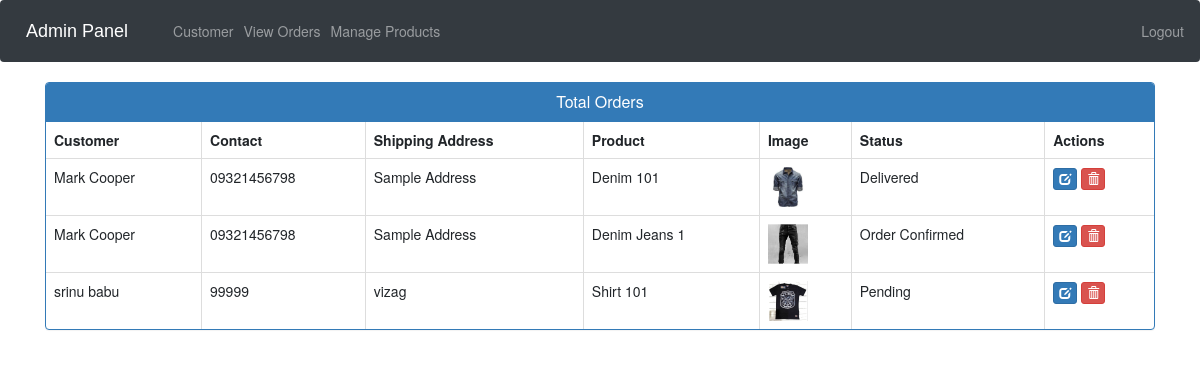
The page /admin-view-booking (signed in) on the database its author committed.
### ecom/models.py (models this page shows, shortened)
class Customer(models.Model):
    user=models.OneToOneField(User,on_delete=models.CASCADE)
    profile_pic= models.ImageField(upload_to='profile_pic/CustomerProfilePic/',null=True,blank=True)
    address = models.CharField(max_length=40)
    mobile = models.CharField(max_length=20,null=False)
    @property
    def get_name(self):
        return self.user.first_name+" "+self.user.last_name

class Orders(models.Model):
    STATUS =(
        ('Pending','Pending'),
        ('Order Confirmed','Order Confirmed'),
        ('Out for Delivery','Out for Delivery'),
        ('Delivered','Delivered'),
    )
    customer=models.ForeignKey('Customer', on_delete=models.CASCADE,null=True)
    product=models.ForeignKey('Product',on_delete=models.CASCADE,null=True)
    email = models.CharField(max_length=50,null=True)
    address = models.CharField(max_length=500,null=True)
    mobile = models.CharField(max_length=20,null=True)
    order_date= models.DateField(auto_now_add=True,null=True)
    status=models.CharField(max_length=50,null=True,choices=STATUS)

class Product(models.Model):
    name=models.CharField(max_length=40)
    product_image= models.ImageField(upload_to='product_image/',null=True,blank=True)
    price = models.PositiveIntegerField()
    description=models.CharField(max_length=40)

### ecom/views.py (the view)
# urls.py: path('admin-view-booking', views.admin_view_booking_view,name='admin-view-booking'),
@login_required(login_url='adminlogin')
def admin_view_booking_view(request):
    orders=models.Orders.objects.all()
    ordered_products=[]
    ordered_bys=[]
    for order in orders:
        ordered_product=models.Product.objects.all().filter(id=order.product.id)
        ordered_by=models.Customer.objects.all().filter(id = order.customer.id)
        ordered_products.append(ordered_product)
        ordered_bys.append(ordered_by)
    return render(request,'ecom/admin_view_booking.html',{'data':zip(ordered_products,ordered_bys,orders)})

### templates/ecom/admin_view_booking.html (shortened to what this page needs)
{% extends 'ecom/admin_base.html' %}
{% load static %}
{% block content %}
<head>
  <link href="//netdna.bootstrapcdn.com/bootstrap/3.0.0/css/bootstrap.min.css" rel="stylesheet" id="bootstrap-css">
</head>
<div class="container">
  <div class="panel panel-primary">
    <div class="panel-heading">
      <h6 class="panel-title">Total Orders</h6>
    </div>
    <table class="table table-hover table-bordered" id="dev-table">
      <thead>
        <tr>
          <th>Customer</th>
          <th>Contact</th>
          <th>Shipping Address</th>
          <th>Product</th>
          <th>Image</th>
          <th>Status</th>
          <th>Actions</th>
        </tr>
      </thead>
      {% for product,customer,order in data %}
      <tr>
        {% for c in customer %}
        <td> {{c.get_name}}</td>
        <td>{{c.mobile}}</td>
        <td>{{order.address}}</td>
        {% endfor %}
        {% for p in product %}
        <td> {{p.name}}</td>
        <td> <img src="{% static p.product_image.url %}" alt="Profile Pic" height="40px" width="40px" /></td>
        <td>{{order.status}}</td>
        <td><a class="btn btn-primary btn-xs" href="{% url 'update-order' order.id  %}"><span class="glyphicon glyphicon-edit"></span></a>
        <a class="btn btn-danger btn-xs" href="{% url 'delete-order' order.id  %}"><span class="glyphicon glyphicon-trash"></span></a></td>
        {% endfor %}
      </tr>
      {% endfor %}
    </table>
  </div>
</div>
{% endblock content %}

### templates/ecom/admin_view_booking.html (style rules this page uses)
a:link { text-decoration: none; }
h6 { text-align: center; }

### rows shown on the page
Orders: address "Sample Address", status "Delivered"
Customer: get_name "Mark Cooper", mobile "09321456798"
Product: name "Denim 101", product_image (picture)
Orders: address "Sample Address", status "Order Confirmed"
Product: name "Denim Jeans 1", product_image (picture)
Orders: address "vizag", status "Pending"
Customer: get_name "srinu babu", mobile "99999"
Product: name "Shirt 101", product_image (picture)
